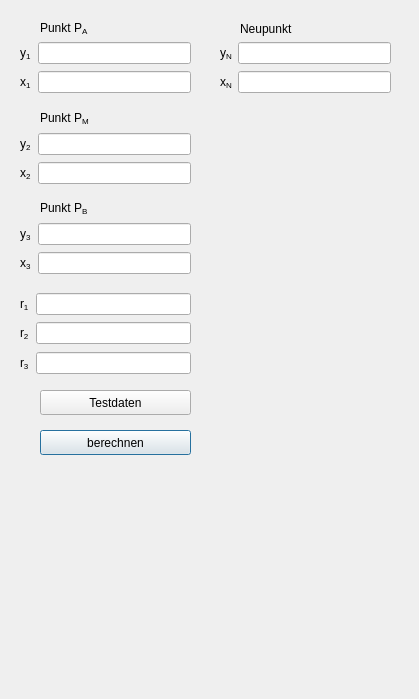
<?xml version="1.0" encoding="UTF-8"?>
<ui version="4.0">
 <class>rueckwaertsschnitt_gui</class>
 <widget class="QDialog" name="rueckwaertsschnitt_gui">
  <property name="geometry">
   <rect>
    <x>0</x>
    <y>0</y>
    <width>419</width>
    <height>699</height>
   </rect>
  </property>
  <property name="windowTitle">
   <string>Rückwärtsschnitt</string>
  </property>
  <widget class="QLabel" name="label_turm">
   <property name="geometry">
    <rect>
     <x>230</x>
     <y>110</y>
     <width>191</width>
     <height>351</height>
    </rect>
   </property>
   <property name="text">
    <string/>
   </property>
  </widget>
  <widget class="QWidget" name="layoutWidget_14">
   <property name="geometry">
    <rect>
     <x>220</x>
     <y>40</y>
     <width>171</width>
     <height>27</height>
    </rect>
   </property>
   <layout class="QHBoxLayout" name="horizontalLayout_11">
    <item>
     <widget class="QLabel" name="y1_6">
      <property name="text">
       <string>&lt;html&gt;&lt;head/&gt;&lt;body&gt;&lt;p&gt;y&lt;span style=&quot; vertical-align:sub;&quot;&gt;N&lt;/span&gt;&lt;/p&gt;&lt;/body&gt;&lt;/html&gt;</string>
      </property>
     </widget>
    </item>
    <item>
     <widget class="QLineEdit" name="lineEdit_yn"/>
    </item>
   </layout>
  </widget>
  <widget class="QWidget" name="layoutWidget_9">
   <property name="geometry">
    <rect>
     <x>20</x>
     <y>221</y>
     <width>171</width>
     <height>27</height>
    </rect>
   </property>
   <layout class="QHBoxLayout" name="horizontalLayout_6">
    <item>
     <widget class="QLabel" name="y3">
      <property name="text">
       <string>y&lt;sub&gt;3&lt;/sub&gt;</string>
      </property>
     </widget>
    </item>
    <item>
     <widget class="QLineEdit" name="lineEdit_y3"/>
    </item>
   </layout>
  </widget>
  <widget class="QWidget" name="layoutWidget_11">
   <property name="geometry">
    <rect>
     <x>20</x>
     <y>291</y>
     <width>171</width>
     <height>27</height>
    </rect>
   </property>
   <layout class="QHBoxLayout" name="horizontalLayout_8">
    <item>
     <widget class="QLabel" name="y1_4">
      <property name="text">
       <string>r&lt;sub&gt;1&lt;/sub&gt;</string>
      </property>
     </widget>
    </item>
    <item>
     <widget class="QLineEdit" name="lineEdit_r1"/>
    </item>
   </layout>
  </widget>
  <widget class="QWidget" name="layoutWidget_10">
   <property name="geometry">
    <rect>
     <x>20</x>
     <y>320</y>
     <width>171</width>
     <height>27</height>
    </rect>
   </property>
   <layout class="QHBoxLayout" name="horizontalLayout_7">
    <item>
     <widget class="QLabel" name="x2_3">
      <property name="text">
       <string>r&lt;sub&gt;2&lt;/sub&gt;</string>
      </property>
     </widget>
    </item>
    <item>
     <widget class="QLineEdit" name="lineEdit_r2"/>
    </item>
   </layout>
  </widget>
  <widget class="QWidget" name="layoutWidget_4">
   <property name="geometry">
    <rect>
     <x>20</x>
     <y>69</y>
     <width>171</width>
     <height>27</height>
    </rect>
   </property>
   <layout class="QHBoxLayout" name="horizontalLayout_2">
    <item>
     <widget class="QLabel" name="x1">
      <property name="text">
       <string>x&lt;sub&gt;1&lt;/sub&gt;</string>
      </property>
      <property name="textFormat">
       <enum>Qt::MarkdownText</enum>
      </property>
     </widget>
    </item>
    <item>
     <widget class="QLineEdit" name="lineEdit_x1"/>
    </item>
   </layout>
  </widget>
  <widget class="QWidget" name="layoutWidget_6">
   <property name="geometry">
    <rect>
     <x>20</x>
     <y>40</y>
     <width>171</width>
     <height>27</height>
    </rect>
   </property>
   <layout class="QHBoxLayout" name="horizontalLayout">
    <item>
     <widget class="QLabel" name="y1">
      <property name="text">
       <string>&lt;html&gt;&lt;head/&gt;&lt;body&gt;&lt;p&gt;y&lt;span style=&quot; vertical-align:sub;&quot;&gt;1&lt;/span&gt;&lt;/p&gt;&lt;/body&gt;&lt;/html&gt;</string>
      </property>
     </widget>
    </item>
    <item>
     <widget class="QLineEdit" name="lineEdit_y1"/>
    </item>
   </layout>
  </widget>
  <widget class="QWidget" name="layoutWidget_8">
   <property name="geometry">
    <rect>
     <x>20</x>
     <y>250</y>
     <width>171</width>
     <height>27</height>
    </rect>
   </property>
   <layout class="QHBoxLayout" name="horizontalLayout_5">
    <item>
     <widget class="QLabel" name="x2_2">
      <property name="text">
       <string>x&lt;sub&gt;3&lt;/sub&gt;</string>
      </property>
     </widget>
    </item>
    <item>
     <widget class="QLineEdit" name="lineEdit_x3"/>
    </item>
   </layout>
  </widget>
  <widget class="QWidget" name="layoutWidget_15">
   <property name="geometry">
    <rect>
     <x>220</x>
     <y>69</y>
     <width>171</width>
     <height>27</height>
    </rect>
   </property>
   <layout class="QHBoxLayout" name="horizontalLayout_12">
    <item>
     <widget class="QLabel" name="x1_2">
      <property name="text">
       <string>&lt;html&gt;&lt;head/&gt;&lt;body&gt;&lt;p&gt;x&lt;span style=&quot; vertical-align:sub;&quot;&gt;N&lt;/span&gt;&lt;/p&gt;&lt;/body&gt;&lt;/html&gt;</string>
      </property>
      <property name="textFormat">
       <enum>Qt::MarkdownText</enum>
      </property>
     </widget>
    </item>
    <item>
     <widget class="QLineEdit" name="lineEdit_xn"/>
    </item>
   </layout>
  </widget>
  <widget class="QPushButton" name="umrechnen">
   <property name="geometry">
    <rect>
     <x>40</x>
     <y>430</y>
     <width>151</width>
     <height>25</height>
    </rect>
   </property>
   <property name="text">
    <string>berechnen</string>
   </property>
  </widget>
  <widget class="QWidget" name="layoutWidget_7">
   <property name="geometry">
    <rect>
     <x>20</x>
     <y>131</y>
     <width>171</width>
     <height>27</height>
    </rect>
   </property>
   <layout class="QHBoxLayout" name="horizontalLayout_3">
    <item>
     <widget class="QLabel" name="y1_2">
      <property name="text">
       <string>y&lt;sub&gt;2&lt;/sub&gt;</string>
      </property>
     </widget>
    </item>
    <item>
     <widget class="QLineEdit" name="lineEdit_y2"/>
    </item>
   </layout>
  </widget>
  <widget class="QWidget" name="layoutWidget_5">
   <property name="geometry">
    <rect>
     <x>20</x>
     <y>160</y>
     <width>171</width>
     <height>27</height>
    </rect>
   </property>
   <layout class="QHBoxLayout" name="horizontalLayout_4">
    <item>
     <widget class="QLabel" name="x2">
      <property name="text">
       <string>x&lt;sub&gt;2&lt;/sub&gt;</string>
      </property>
     </widget>
    </item>
    <item>
     <widget class="QLineEdit" name="lineEdit_x2"/>
    </item>
   </layout>
  </widget>
  <widget class="QPushButton" name="test_1np">
   <property name="geometry">
    <rect>
     <x>40</x>
     <y>390</y>
     <width>151</width>
     <height>25</height>
    </rect>
   </property>
   <property name="text">
    <string>Testdaten</string>
   </property>
  </widget>
  <widget class="QLabel" name="label_rueckwaertsschnitt">
   <property name="geometry">
    <rect>
     <x>30</x>
     <y>480</y>
     <width>391</width>
     <height>211</height>
    </rect>
   </property>
   <property name="text">
    <string/>
   </property>
  </widget>
  <widget class="QLabel" name="label_2">
   <property name="geometry">
    <rect>
     <x>240</x>
     <y>20</y>
     <width>91</width>
     <height>17</height>
    </rect>
   </property>
   <property name="text">
    <string>Neupunkt</string>
   </property>
  </widget>
  <widget class="QWidget" name="layoutWidget_12">
   <property name="geometry">
    <rect>
     <x>20</x>
     <y>350</y>
     <width>171</width>
     <height>27</height>
    </rect>
   </property>
   <layout class="QHBoxLayout" name="horizontalLayout_9">
    <item>
     <widget class="QLabel" name="x2_4">
      <property name="text">
       <string>r&lt;sub&gt;3&lt;/sub&gt;</string>
      </property>
     </widget>
    </item>
    <item>
     <widget class="QLineEdit" name="lineEdit_r3"/>
    </item>
   </layout>
  </widget>
  <widget class="QLabel" name="label_3">
   <property name="geometry">
    <rect>
     <x>40</x>
     <y>20</y>
     <width>91</width>
     <height>17</height>
    </rect>
   </property>
   <property name="text">
    <string>Punkt P&lt;sub&gt;A&lt;/sub&gt;</string>
   </property>
  </widget>
  <widget class="QLabel" name="label_4">
   <property name="geometry">
    <rect>
     <x>40</x>
     <y>110</y>
     <width>91</width>
     <height>17</height>
    </rect>
   </property>
   <property name="text">
    <string>Punkt P&lt;sub&gt;M&lt;/sub&gt;</string>
   </property>
  </widget>
  <widget class="QLabel" name="label_5">
   <property name="geometry">
    <rect>
     <x>40</x>
     <y>200</y>
     <width>91</width>
     <height>17</height>
    </rect>
   </property>
   <property name="text">
    <string>Punkt P&lt;sub&gt;B&lt;/sub&gt;</string>
   </property>
  </widget>
 </widget>
 <resources/>
 <connections/>
</ui>
